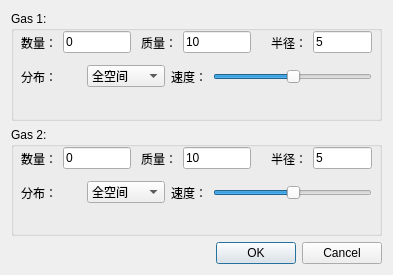
<?xml version="1.0" encoding="UTF-8"?>
<ui version="4.0">
 <class>IniDialog</class>
 <widget class="QDialog" name="IniDialog">
  <property name="geometry">
   <rect>
    <x>0</x>
    <y>0</y>
    <width>393</width>
    <height>275</height>
   </rect>
  </property>
  <property name="windowTitle">
   <string>初始化</string>
  </property>
  <layout class="QGridLayout" name="gridLayout">
   <item row="2" column="0">
    <widget class="QDialogButtonBox" name="buttonBox">
     <property name="orientation">
      <enum>Qt::Horizontal</enum>
     </property>
     <property name="standardButtons">
      <set>QDialogButtonBox::Cancel|QDialogButtonBox::Ok</set>
     </property>
    </widget>
   </item>
   <item row="0" column="0">
    <widget class="QGroupBox" name="groupBox">
     <property name="title">
      <string>Gas 1:</string>
     </property>
     <widget class="QWidget" name="layoutWidget">
      <property name="geometry">
       <rect>
        <x>130</x>
        <y>20</y>
        <width>110</width>
        <height>23</height>
       </rect>
      </property>
      <layout class="QHBoxLayout" name="horizontalLayout_4">
       <item>
        <widget class="QLabel" name="label_4">
         <property name="text">
          <string>质量：</string>
         </property>
        </widget>
       </item>
       <item>
        <widget class="QLineEdit" name="lineEdit_M1">
         <property name="text">
          <string>10</string>
         </property>
         <property name="maxLength">
          <number>2</number>
         </property>
        </widget>
       </item>
      </layout>
     </widget>
     <widget class="QWidget" name="">
      <property name="geometry">
       <rect>
        <x>260</x>
        <y>20</y>
        <width>101</width>
        <height>23</height>
       </rect>
      </property>
      <layout class="QHBoxLayout" name="horizontalLayout_3">
       <item>
        <widget class="QLabel" name="label_3">
         <property name="text">
          <string>半径：</string>
         </property>
        </widget>
       </item>
       <item>
        <widget class="QLineEdit" name="lineEdit_R1">
         <property name="text">
          <string>5</string>
         </property>
         <property name="maxLength">
          <number>2</number>
         </property>
        </widget>
       </item>
      </layout>
     </widget>
     <widget class="QWidget" name="">
      <property name="geometry">
       <rect>
        <x>10</x>
        <y>20</y>
        <width>111</width>
        <height>23</height>
       </rect>
      </property>
      <layout class="QHBoxLayout" name="horizontalLayout">
       <item>
        <widget class="QLabel" name="label">
         <property name="text">
          <string>数量：</string>
         </property>
        </widget>
       </item>
       <item>
        <widget class="QLineEdit" name="lineEdit_N1">
         <property name="text">
          <string>0</string>
         </property>
         <property name="maxLength">
          <number>4</number>
         </property>
        </widget>
       </item>
       <item>
        <spacer name="horizontalSpacer">
         <property name="orientation">
          <enum>Qt::Horizontal</enum>
         </property>
         <property name="sizeHint" stdset="0">
          <size>
           <width>40</width>
           <height>20</height>
          </size>
         </property>
        </spacer>
       </item>
      </layout>
     </widget>
     <widget class="QWidget" name="">
      <property name="geometry">
       <rect>
        <x>160</x>
        <y>50</y>
        <width>201</width>
        <height>31</height>
       </rect>
      </property>
      <layout class="QHBoxLayout" name="horizontalLayout_5">
       <item>
        <widget class="QLabel" name="label_5">
         <property name="text">
          <string>速度：</string>
         </property>
        </widget>
       </item>
       <item>
        <widget class="QSlider" name="horizontalSlider_P1">
         <property name="value">
          <number>50</number>
         </property>
         <property name="orientation">
          <enum>Qt::Horizontal</enum>
         </property>
        </widget>
       </item>
      </layout>
     </widget>
     <widget class="QWidget" name="">
      <property name="geometry">
       <rect>
        <x>10</x>
        <y>50</y>
        <width>144</width>
        <height>31</height>
       </rect>
      </property>
      <layout class="QHBoxLayout" name="horizontalLayout_2">
       <item>
        <widget class="QLabel" name="label_2">
         <property name="text">
          <string>分布：</string>
         </property>
        </widget>
       </item>
       <item>
        <widget class="QComboBox" name="comboBox_F1">
         <item>
          <property name="text">
           <string>全空间</string>
          </property>
         </item>
         <item>
          <property name="text">
           <string>右半空间</string>
          </property>
         </item>
         <item>
          <property name="text">
           <string>左半空间</string>
          </property>
         </item>
        </widget>
       </item>
      </layout>
     </widget>
    </widget>
   </item>
   <item row="1" column="0">
    <widget class="QGroupBox" name="groupBox_2">
     <property name="title">
      <string>Gas 2:</string>
     </property>
     <widget class="QWidget" name="layoutWidget_2">
      <property name="geometry">
       <rect>
        <x>130</x>
        <y>20</y>
        <width>110</width>
        <height>23</height>
       </rect>
      </property>
      <layout class="QHBoxLayout" name="horizontalLayout_6">
       <item>
        <widget class="QLabel" name="label_6">
         <property name="text">
          <string>质量：</string>
         </property>
        </widget>
       </item>
       <item>
        <widget class="QLineEdit" name="lineEdit_M2">
         <property name="text">
          <string>10</string>
         </property>
         <property name="maxLength">
          <number>2</number>
         </property>
        </widget>
       </item>
      </layout>
     </widget>
     <widget class="QWidget" name="layoutWidget_3">
      <property name="geometry">
       <rect>
        <x>260</x>
        <y>20</y>
        <width>101</width>
        <height>23</height>
       </rect>
      </property>
      <layout class="QHBoxLayout" name="horizontalLayout_7">
       <item>
        <widget class="QLabel" name="label_7">
         <property name="text">
          <string>半径：</string>
         </property>
        </widget>
       </item>
       <item>
        <widget class="QLineEdit" name="lineEdit_R2">
         <property name="text">
          <string>5</string>
         </property>
         <property name="maxLength">
          <number>2</number>
         </property>
        </widget>
       </item>
      </layout>
     </widget>
     <widget class="QWidget" name="layoutWidget_4">
      <property name="geometry">
       <rect>
        <x>10</x>
        <y>20</y>
        <width>111</width>
        <height>23</height>
       </rect>
      </property>
      <layout class="QHBoxLayout" name="horizontalLayout_8">
       <item>
        <widget class="QLabel" name="label_8">
         <property name="text">
          <string>数量：</string>
         </property>
        </widget>
       </item>
       <item>
        <widget class="QLineEdit" name="lineEdit_N2">
         <property name="text">
          <string>0</string>
         </property>
         <property name="maxLength">
          <number>4</number>
         </property>
        </widget>
       </item>
       <item>
        <spacer name="horizontalSpacer_2">
         <property name="orientation">
          <enum>Qt::Horizontal</enum>
         </property>
         <property name="sizeHint" stdset="0">
          <size>
           <width>40</width>
           <height>20</height>
          </size>
         </property>
        </spacer>
       </item>
      </layout>
     </widget>
     <widget class="QWidget" name="layoutWidget_5">
      <property name="geometry">
       <rect>
        <x>160</x>
        <y>50</y>
        <width>201</width>
        <height>31</height>
       </rect>
      </property>
      <layout class="QHBoxLayout" name="horizontalLayout_9">
       <item>
        <widget class="QLabel" name="label_9">
         <property name="text">
          <string>速度：</string>
         </property>
        </widget>
       </item>
       <item>
        <widget class="QSlider" name="horizontalSlider_P2">
         <property name="value">
          <number>50</number>
         </property>
         <property name="orientation">
          <enum>Qt::Horizontal</enum>
         </property>
        </widget>
       </item>
      </layout>
     </widget>
     <widget class="QWidget" name="layoutWidget_6">
      <property name="geometry">
       <rect>
        <x>10</x>
        <y>50</y>
        <width>144</width>
        <height>31</height>
       </rect>
      </property>
      <layout class="QHBoxLayout" name="horizontalLayout_10">
       <item>
        <widget class="QLabel" name="label_10">
         <property name="text">
          <string>分布：</string>
         </property>
        </widget>
       </item>
       <item>
        <widget class="QComboBox" name="comboBox_F2">
         <item>
          <property name="text">
           <string>全空间</string>
          </property>
         </item>
         <item>
          <property name="text">
           <string>右半空间</string>
          </property>
         </item>
         <item>
          <property name="text">
           <string>左半空间</string>
          </property>
         </item>
        </widget>
       </item>
      </layout>
     </widget>
    </widget>
   </item>
  </layout>
 </widget>
 <resources/>
 <connections>
  <connection>
   <sender>buttonBox</sender>
   <signal>accepted()</signal>
   <receiver>IniDialog</receiver>
   <slot>accept()</slot>
   <hints>
    <hint type="sourcelabel">
     <x>248</x>
     <y>254</y>
    </hint>
    <hint type="destinationlabel">
     <x>157</x>
     <y>274</y>
    </hint>
   </hints>
  </connection>
  <connection>
   <sender>buttonBox</sender>
   <signal>rejected()</signal>
   <receiver>IniDialog</receiver>
   <slot>reject()</slot>
   <hints>
    <hint type="sourcelabel">
     <x>316</x>
     <y>260</y>
    </hint>
    <hint type="destinationlabel">
     <x>286</x>
     <y>274</y>
    </hint>
   </hints>
  </connection>
 </connections>
</ui>
